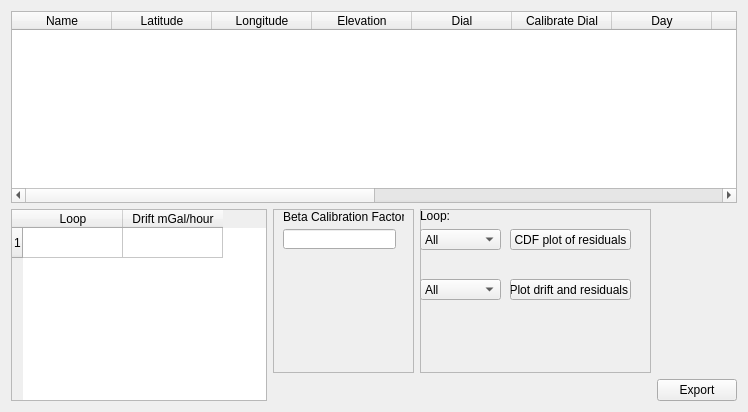
          <widget class="QWidget" name="tab_4">
           <attribute name="title">
            <string>Detailed Results and Plotting</string>
           </attribute>
           <layout class="QGridLayout" name="gridLayout_10">
            <item row="1" column="2">
             <widget class="QFrame" name="frame_9">
              <property name="minimumSize">
               <size>
                <width>231</width>
                <height>61</height>
               </size>
              </property>
              <property name="frameShape">
               <enum>QFrame::StyledPanel</enum>
              </property>
              <property name="frameShadow">
               <enum>QFrame::Raised</enum>
              </property>
              <widget class="QLabel" name="label_6">
               <property name="geometry">
                <rect>
                 <x>0</x>
                 <y>0</y>
                 <width>46</width>
                 <height>13</height>
                </rect>
               </property>
               <property name="text">
                <string>Loop:</string>
               </property>
              </widget>
              <widget class="QComboBox" name="LoopCDFSel">
               <property name="geometry">
                <rect>
                 <x>0</x>
                 <y>20</y>
                 <width>81</width>
                 <height>21</height>
                </rect>
               </property>
               <item>
                <property name="text">
                 <string>All</string>
                </property>
               </item>
              </widget>
              <widget class="QPushButton" name="CDFplot">
               <property name="geometry">
                <rect>
                 <x>90</x>
                 <y>20</y>
                 <width>121</width>
                 <height>21</height>
                </rect>
               </property>
               <property name="text">
                <string>CDF plot of residuals</string>
               </property>
              </widget>
              <widget class="QComboBox" name="LoopSel_2">
               <property name="geometry">
                <rect>
                 <x>0</x>
                 <y>70</y>
                 <width>81</width>
                 <height>21</height>
                </rect>
               </property>
               <item>
                <property name="text">
                 <string>All</string>
                </property>
               </item>
              </widget>
              <widget class="QPushButton" name="driftplot_2">
               <property name="geometry">
                <rect>
                 <x>90</x>
                 <y>70</y>
                 <width>121</width>
                 <height>21</height>
                </rect>
               </property>
               <property name="text">
                <string>Plot drift and residuals </string>
               </property>
              </widget>
             </widget>
            </item>
            <item row="1" column="1">
             <widget class="QFrame" name="frame_8">
              <property name="minimumSize">
               <size>
                <width>141</width>
                <height>41</height>
               </size>
              </property>
              <property name="frameShape">
               <enum>QFrame::StyledPanel</enum>
              </property>
              <property name="frameShadow">
               <enum>QFrame::Raised</enum>
              </property>
              <widget class="QLineEdit" name="BetaOut">
               <property name="geometry">
                <rect>
                 <x>10</x>
                 <y>20</y>
                 <width>113</width>
                 <height>20</height>
                </rect>
               </property>
               <property name="readOnly">
                <bool>true</bool>
               </property>
              </widget>
              <widget class="QLabel" name="label_7">
               <property name="geometry">
                <rect>
                 <x>10</x>
                 <y>0</y>
                 <width>121</width>
                 <height>16</height>
                </rect>
               </property>
               <property name="text">
                <string>Beta Calibration Factor:</string>
               </property>
              </widget>
             </widget>
            </item>
            <item row="0" column="0" colspan="4">
             <widget class="QTableWidget" name="DetailedResultsTabview">
              <property name="editTriggers">
               <set>QAbstractItemView::NoEditTriggers</set>
              </property>
              <column>
               <property name="text">
                <string>Name</string>
               </property>
              </column>
              <column>
               <property name="text">
                <string>Latitude</string>
               </property>
              </column>
              <column>
               <property name="text">
                <string>Longitude</string>
               </property>
              </column>
              <column>
               <property name="text">
                <string>Elevation</string>
               </property>
              </column>
              <column>
               <property name="text">
                <string>Dial</string>
               </property>
              </column>
              <column>
               <property name="text">
                <string>Calibrate Dial</string>
               </property>
              </column>
              <column>
               <property name="text">
                <string>Day</string>
               </property>
              </column>
              <column>
               <property name="text">
                <string>Month</string>
               </property>
              </column>
              <column>
               <property name="text">
                <string>Year</string>
               </property>
              </column>
              <column>
               <property name="text">
                <string>Hour</string>
               </property>
              </column>
              <column>
               <property name="text">
                <string>Minute</string>
               </property>
              </column>
              <column>
               <property name="text">
                <string>Tidal Effect</string>
               </property>
              </column>
              <column>
               <property name="text">
                <string>Loop</string>
               </property>
              </column>
              <column>
               <property name="text">
                <string>Residual</string>
               </property>
              </column>
             </widget>
            </item>
            <item row="1" column="0" rowspan="2">
             <widget class="QTableWidget" name="DriftTabview">
              <property name="minimumSize">
               <size>
                <width>231</width>
                <height>192</height>
               </size>
              </property>
              <property name="editTriggers">
               <set>QAbstractItemView::NoEditTriggers</set>
              </property>
              <row>
               <property name="text">
                <string>1</string>
               </property>
              </row>
              <column>
               <property name="text">
                <string>Loop</string>
               </property>
              </column>
              <column>
               <property name="text">
                <string>Drift mGal/hour</string>
               </property>
              </column>
             </widget>
            </item>
            <item row="2" column="3">
             <widget class="QPushButton" name="ExportDetailedResults">
              <property name="text">
               <string>Export</string>
              </property>
             </widget>
            </item>
           </layout>
           <zorder>DetailedResultsTabview</zorder>
           <zorder>DriftTabview</zorder>
           <zorder>ExportDetailedResults</zorder>
           <zorder>frame_8</zorder>
           <zorder>frame_9</zorder>
          </widget>
